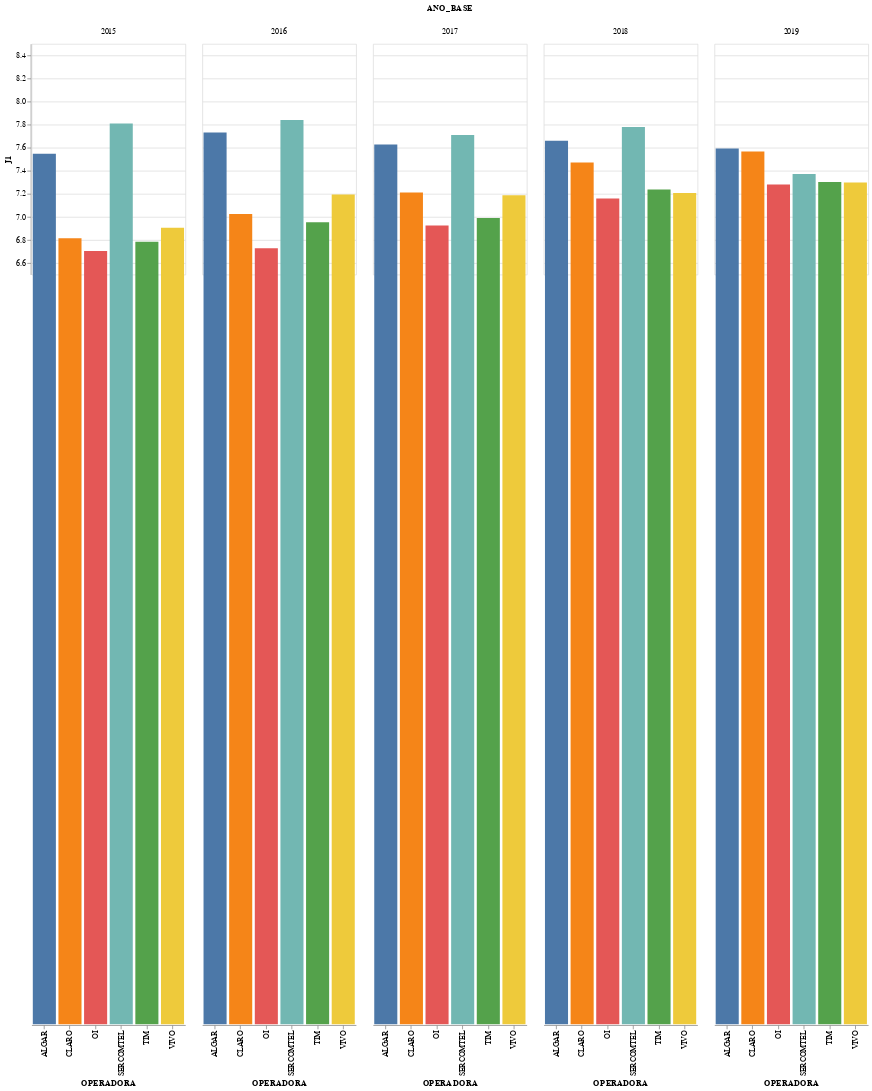

Source (notebook cell):
### Code cell
alt.Chart(df2).mark_bar().encode(
    column='ANO_BASE',
    x='OPERADORA',
    y = alt.Y('J1', scale=alt.Scale(domain=(6.5, 8.5))),
    color = alt.Color('OPERADORA', legend=None),
    tooltip = ['J1']
).properties(width= 200)

### Figure 1 — Vega-Lite specification as saved in the notebook (floating-point values rounded to 4 significant figures)
{"config": {"view": {"continuousWidth": 400, "continuousHeight": 300}}, "data": {"name": "data-09f49315cc7d3ab1b2d9379d031fc0a9"}, "mark": "bar", "encoding": {"color": {"type": "nominal", "field": "OPERADORA", "legend": null}, "column": {"type": "quantitative", "field": "ANO_BASE"}, "tooltip": [{"type": "quantitative", "field": "J1"}], "x": {"type": "nominal", "field": "OPERADORA"}, "y": {"type": "quantitative", "field": "J1", "scale": {"domain": [6.5, 8.5]}}}, "width": 200, "$schema": "https://vega.github.io/schema/vega-lite/v4.8.1.json", "datasets": {"data-09f49315cc7d3ab1b2d9379d031fc0a9": [{"ANO_BASE": 2015.0, "OPERADORA": "ALGAR", "Q3": 1.0, "Q4": 1.0, "Q5": 1.022, "Q6": 1.0, "Q7": 1.0, "Q8": 2865.0, "Q8a": 5.883, "Q9": 1.519, "J1": 7.548, "B1_1": 8.666, "B1_2": 8.607, "C1_1": 7.712, "C1_2": 7.347, "D1": 1.525, "D2_1": 6.151, "D2_2": 6.113, "D2_3": 6.339, "E1_1": 8.26, "E1_2": 7.908, "E1_3": 8.879, "A1_1": 1.0, "A1_2": 2.0, "A1_3": 3.0, "A1_4": 97.0, "A2_1": 7.427, "A2_2": 7.667, "A2_3": 8.189, "A3": 8.034, "A4": 7.811, "A5": 8.408, "F1": 1.847, "F3": 1.868, "F5": 1.74}, {"ANO_BASE": 2015.0, "OPERADORA": "CLARO", "Q3": 1.0, "Q4": 1.0, "Q5": 1.033, "Q6": 1.0, "Q7": 1.0, "Q8": 2666.0, "Q8a": 5.345, "Q9": 1.474, "J1": 6.815, "B1_1": 7.505, "B1_2": 7.269, "C1_1": 7.626, "C1_2": 7.195, "D1": 1.58, "D2_1": 5.753, "D2_2": 5.53, "D2_3": 5.551, "E1_1": 6.954, "E1_2": 6.464, "E1_3": 7.949, "A1_1": 1.0, "A1_2": 2.0, "A1_3": 3.0, "A1_4": 97.0, "A2_1": 5.755, "A2_2": 6.563, "A2_3": 7.316, "A3": 6.96, "A4": 7.538, "A5": 8.28, "F1": 1.671, "F3": 1.813, "F5": 1.691}, {"ANO_BASE": 2015.0, "OPERADORA": "OI", "Q3": 1.0, "Q4": 1.0, "Q5": 1.037, "Q6": 1.0, "Q7": 1.0, "Q8": 2137.0, "Q8a": 5.651, "Q9": 1.48, "J1": 6.703, "B1_1": 7.144, "B1_2": 6.939, "C1_1": 7.56, "C1_2": 7.065, "D1": 1.643, "D2_1": 5.773, "D2_2": 5.709, "D2_3": 5.487, "E1_1": 6.84, "E1_2": 6.416, "E1_3": 7.68, "A1_1": 1.0, "A1_2": 2.0, "A1_3": 3.0, "A1_4": 97.0, "A2_1": 5.152, "A2_2": 6.24, "A2_3": 6.9, "A3": 6.641, "A4": 7.661, "A5": 8.418, "F1": 1.736, "F3": 1.823, "F5": 1.727}, {"ANO_BASE": 2015.0, "OPERADORA": "SERCOMTEL", "Q3": 1.0, "Q4": 1.0, "Q5": 1.014, "Q6": 1.0, "Q7": 1.0, "Q8": 2935.0, "Q8a": 6.535, "Q9": 1.584, "J1": 7.809, "B1_1": 8.217, "B1_2": 8.098, "C1_1": 7.922, "C1_2": 7.702, "D1": 1.613, "D2_1": 6.358, "D2_2": 6.828, "D2_3": 6.754, "E1_1": 8.486, "E1_2": 8.54, "E1_3": 8.919, "A1_1": 1.0, "A1_2": 2.0, "A1_3": 3.0, "A1_4": 97.0, "A2_1": 7.469, "A2_2": 7.861, "A2_3": 8.249, "A3": 8.241, "A4": 7.301, "A5": 8.908, "F1": 1.876, "F3": 1.818, "F5": 1.716}, {"ANO_BASE": 2015.0, "OPERADORA": "TIM", "Q3": 1.0, "Q4": 1.0, "Q5": 1.03, "Q6": 1.0, "Q7": 1.0, "Q8": 2742.0, "Q8a": 5.48, "Q9": 1.485, "J1": 6.784, "B1_1": 7.574, "B1_2": 7.575, "C1_1": 7.276, "C1_2": 6.812, "D1": 1.536, "D2_1": 5.72, "D2_2": 5.6, "D2_3": 5.605, "E1_1": 7.23, "E1_2": 6.668, "E1_3": 7.833, "A1_1": 1.0, "A1_2": 2.0, "A1_3": 3.0, "A1_4": 97.0, "A2_1": 5.939, "A2_2": 6.848, "A2_3": 7.262, "A3": 6.91, "A4": 7.384, "A5": 8.314, "F1": 1.753, "F3": 1.837, "F5": 1.702}, {"ANO_BASE": 2015.0, "OPERADORA": "VIVO", "Q3": 1.0, "Q4": 1.0, "Q5": 1.031, "Q6": 1.0, "Q7": 1.0, "Q8": 2856.0, "Q8a": 5.329, "Q9": 1.496, "J1": 6.905, "B1_1": 7.459, "B1_2": 7.34, "C1_1": 8.001, "C1_2": 7.548, "D1": 1.516, "D2_1": 6.166, "D2_2": 6.136, "D2_3": 6.128, "E1_1": 7.034, "E1_2": 6.364, "E1_3": 7.919, "A1_1": 1.0, "A1_2": 2.0, "A1_3": 3.0, "A1_4": 97.0, "A2_1": 4.604, "A2_2": 6.276, "A2_3": 7.0, "A3": 6.758, "A4": 7.402, "A5": 8.223, "F1": 1.671, "F3": 1.824, "F5": 1.611}, {"ANO_BASE": 2016.0, "OPERADORA": "ALGAR", "Q3": 1.0, "Q4": 1.0, "Q5": 1.03, "Q6": 1.0, "Q7": 1.0, "Q8": 38.73, "Q8a": 5.675, "Q9": 1.557, "J1": 7.731, "B1_1": 8.254, "B1_2": 8.655, "C1_1": 8.099, "C1_2": 7.457, "D1": 1.42, "D2_1": 6.859, "D2_2": 6.878, "D2_3": 6.574, "E1_1": 8.473, "E1_2": 8.055, "E1_3": 8.556, "A1_1": 1.0, "A1_2": 2.0, "A1_3": 3.0, "A1_4": 97.0, "A2_1": 7.547, "A2_2": 8.884, "A2_3": 8.807, "A3": 8.453, "A4": 8.281, "A5": 8.92, "F1": 1.85, "F3": 1.88, "F5": 1.768}, {"ANO_BASE": 2016.0, "OPERADORA": "CLARO", "Q3": 1.0, "Q4": 1.0, "Q5": 1.03, "Q6": 1.0, "Q7": 1.0, "Q8": 587.7, "Q8a": 5.293, "Q9": 1.497, "J1": 7.026, "B1_1": 7.589, "B1_2": 7.527, "C1_1": 8.074, "C1_2": 7.552, "D1": 1.514, "D2_1": 6.579, "D2_2": 6.32, "D2_3": 6.286, "E1_1": 7.425, "E1_2": 6.632, "E1_3": 8.237, "A1_1": 1.0, "A1_2": 2.0, "A1_3": 3.0, "A1_4": 97.0, "A2_1": 6.043, "A2_2": 7.091, "A2_3": 7.5, "A3": 7.465, "A4": 8.27, "A5": 8.719, "F1": 1.68, "F3": 1.83, "F5": 1.699}, {"ANO_BASE": 2016.0, "OPERADORA": "OI", "Q3": 1.0, "Q4": 1.0, "Q5": 1.033, "Q6": 1.0, "Q7": 1.0, "Q8": 1753.0, "Q8a": 5.625, "Q9": 1.492, "J1": 6.729, "B1_1": 7.06, "B1_2": 7.127, "C1_1": 7.615, "C1_2": 6.951, "D1": 1.574, "D2_1": 6.024, "D2_2": 5.887, "D2_3": 5.89, "E1_1": 6.912, "E1_2": 6.183, "E1_3": 7.881, "A1_1": 1.0, "A1_2": 2.0, "A1_3": 3.0, "A1_4": 97.0, "A2_1": 5.171, "A2_2": 6.27, "A2_3": 6.997, "A3": 6.721, "A4": 8.862, "A5": 8.613, "F1": 1.737, "F3": 1.824, "F5": 1.771}, {"ANO_BASE": 2016.0, "OPERADORA": "SERCOMTEL", "Q3": 1.0, "Q4": 1.0, "Q5": 1.029, "Q6": 1.0, "Q7": 1.0, "Q8": 3236.0, "Q8a": 6.07, "Q9": 1.556, "J1": 7.84, "B1_1": 8.575, "B1_2": 8.572, "C1_1": 8.054, "C1_2": 7.703, "D1": 1.463, "D2_1": 6.649, "D2_2": 6.452, "D2_3": 6.845, "E1_1": 8.786, "E1_2": 9.313, "E1_3": 8.642, "A1_1": 1.0, "A1_2": 2.0, "A1_3": 3.0, "A1_4": 97.0, "A2_1": 8.133, "A2_2": 8.768, "A2_3": 8.678, "A3": 8.455, "A4": 7.932, "A5": 8.898, "F1": 1.863, "F3": 1.84, "F5": 1.673}, {"ANO_BASE": 2016.0, "OPERADORA": "TIM", "Q3": 1.0, "Q4": 1.0, "Q5": 1.028, "Q6": 1.0, "Q7": 1.0, "Q8": 2196.0, "Q8a": 5.512, "Q9": 1.496, "J1": 6.953, "B1_1": 7.593, "B1_2": 7.513, "C1_1": 7.642, "C1_2": 7.081, "D1": 1.457, "D2_1": 6.339, "D2_2": 6.294, "D2_3": 6.444, "E1_1": 7.26, "E1_2": 6.419, "E1_3": 8.051, "A1_1": 1.0, "A1_2": 2.0, "A1_3": 3.0, "A1_4": 97.0, "A2_1": 5.904, "A2_2": 7.073, "A2_3": 7.488, "A3": 7.095, "A4": 8.001, "A5": 8.655, "F1": 1.697, "F3": 1.835, "F5": 1.727}, {"ANO_BASE": 2016.0, "OPERADORA": "VIVO", "Q3": 1.0, "Q4": 1.0, "Q5": 1.023, "Q6": 1.0, "Q7": 1.0, "Q8": 1263.0, "Q8a": 5.31, "Q9": 1.511, "J1": 7.195, "B1_1": 7.462, "B1_2": 7.565, "C1_1": 8.277, "C1_2": 7.748, "D1": 1.426, "D2_1": 6.89, "D2_2": 6.811, "D2_3": 7.093, "E1_1": 7.304, "E1_2": 6.603, "E1_3": 8.215, "A1_1": 1.0, "A1_2": 2.0, "A1_3": 3.0, "A1_4": 97.0, "A2_1": 4.667, "A2_2": 6.428, "A2_3": 7.386, "A3": 6.926, "A4": 8.755, "A5": 8.822, "F1": 1.65, "F3": 1.82, "F5": 1.688}, {"ANO_BASE": 2017.0, "OPERADORA": "ALGAR", "Q3": 1.0, "Q4": 1.0, "Q5": 1.018, "Q6": 1.0, "Q7": 1.0, "Q8": 39.64, "Q8a": 5.825, "Q9": 1.547, "J1": 7.628, "B1_1": 8.251, "B1_2": 8.389, "C1_1": 8.324, "C1_2": 7.61, "D1": 1.368, "D2_1": 6.97, "D2_2": 6.936, "D2_3": 7.034, "E1_1": 8.064, "E1_2": 7.988, "E1_3": 8.482, "A1_1": 1.0, "A1_2": 2.0, "A1_3": 3.0, "A1_4": 97.0, "A2_1": 7.451, "A2_2": 8.472, "A2_3": 8.446, "A3": 8.291, "A4": 7.693, "A5": 8.864, "F1": 1.856, "F3": 1.886, "F5": 1.771}, {"ANO_BASE": 2017.0, "OPERADORA": "CLARO", "Q3": 1.0, "Q4": 1.0, "Q5": 1.028, "Q6": 1.0, "Q7": 1.0, "Q8": 1249.0, "Q8a": 5.118, "Q9": 1.502, "J1": 7.21, "B1_1": 7.733, "B1_2": 7.585, "C1_1": 8.187, "C1_2": 7.706, "D1": 1.411, "D2_1": 6.822, "D2_2": 6.652, "D2_3": 6.631, "E1_1": 7.336, "E1_2": 6.829, "E1_3": 8.197, "A1_1": 1.0, "A1_2": 2.0, "A1_3": 3.0, "A1_4": 97.0, "A2_1": 6.203, "A2_2": 7.173, "A2_3": 7.609, "A3": 7.563, "A4": 8.009, "A5": 8.344, "F1": 1.713, "F3": 1.863, "F5": 1.731}, {"ANO_BASE": 2017.0, "OPERADORA": "OI", "Q3": 1.0, "Q4": 1.0, "Q5": 1.022, "Q6": 1.0, "Q7": 1.0, "Q8": 1281.0, "Q8a": 5.69, "Q9": 1.517, "J1": 6.925, "B1_1": 7.293, "B1_2": 7.186, "C1_1": 7.781, "C1_2": 7.275, "D1": 1.456, "D2_1": 6.389, "D2_2": 6.302, "D2_3": 6.444, "E1_1": 7.055, "E1_2": 6.453, "E1_3": 7.851, "A1_1": 1.0, "A1_2": 2.0, "A1_3": 3.0, "A1_4": 97.0, "A2_1": 5.515, "A2_2": 6.645, "A2_3": 7.267, "A3": 6.895, "A4": 7.742, "A5": 8.121, "F1": 1.755, "F3": 1.846, "F5": 1.786}, {"ANO_BASE": 2017.0, "OPERADORA": "SERCOMTEL", "Q3": 1.0, "Q4": 1.0, "Q5": 1.016, "Q6": 1.0, "Q7": 1.0, "Q8": 44.35, "Q8a": 6.443, "Q9": 1.525, "J1": 7.709, "B1_1": 8.475, "B1_2": 8.272, "C1_1": 7.877, "C1_2": 7.794, "D1": 1.307, "D2_1": 6.594, "D2_2": 6.205, "D2_3": 6.082, "E1_1": 8.867, "E1_2": 8.816, "E1_3": 8.864, "A1_1": 1.0, "A1_2": 2.0, "A1_3": 3.0, "A1_4": 97.0, "A2_1": 7.512, "A2_2": 8.63, "A2_3": 8.275, "A3": 8.166, "A4": 7.911, "A5": 8.976, "F1": 1.845, "F3": 1.861, "F5": 1.74}, {"ANO_BASE": 2017.0, "OPERADORA": "TIM", "Q3": 1.0, "Q4": 1.0, "Q5": 1.022, "Q6": 1.0, "Q7": 1.0, "Q8": 1705.0, "Q8a": 5.372, "Q9": 1.519, "J1": 6.99, "B1_1": 7.523, "B1_2": 7.682, "C1_1": 7.722, "C1_2": 7.304, "D1": 1.368, "D2_1": 6.672, "D2_2": 6.494, "D2_3": 6.697, "E1_1": 7.171, "E1_2": 6.642, "E1_3": 8.081, "A1_1": 1.0, "A1_2": 2.0, "A1_3": 3.0, "A1_4": 97.0, "A2_1": 5.891, "A2_2": 6.879, "A2_3": 7.385, "A3": 7.242, "A4": 7.842, "A5": 8.49, "F1": 1.672, "F3": 1.844, "F5": 1.723}, {"ANO_BASE": 2017.0, "OPERADORA": "VIVO", "Q3": 1.0, "Q4": 1.0, "Q5": 1.022, "Q6": 1.0, "Q7": 1.0, "Q8": 962.1, "Q8a": 5.188, "Q9": 1.521, "J1": 7.187, "B1_1": 7.436, "B1_2": 7.4, "C1_1": 8.228, "C1_2": 7.655, "D1": 1.371, "D2_1": 6.961, "D2_2": 6.808, "D2_3": 6.823, "E1_1": 7.154, "E1_2": 6.531, "E1_3": 7.931, "A1_1": 1.0, "A1_2": 2.0, "A1_3": 3.0, "A1_4": 97.0, "A2_1": 4.379, "A2_2": 6.389, "A2_3": 7.346, "A3": 6.974, "A4": 8.427, "A5": 8.533, "F1": 1.654, "F3": 1.828, "F5": 1.681}, {"ANO_BASE": 2018.0, "OPERADORA": "ALGAR", "Q3": 1.0, "Q4": 1.0, "Q5": 1.045, "Q6": 1.0, "Q7": 1.0, "Q8": 1985.0, "Q8a": 5.757, "Q9": 1.518, "J1": 7.66, "B1_1": 8.932, "B1_2": 8.947, "C1_1": 8.356, "C1_2": 8.309, "D1": 1.34, "D2_1": 7.224, "D2_2": 7.094, "D2_3": 7.071, "E1_1": 7.911, "E1_2": 8.208, "E1_3": 8.504, "A1_1": 1.0, "A1_2": 2.0, "A1_3": 3.0, "A1_4": 97.0, "A2_1": 7.602, "A2_2": 8.43, "A2_3": 8.768, "A3": 8.283, "A4": 7.633, "A5": 8.231, "F1": 1.856, "F3": 1.889, "F5": 1.796}, {"ANO_BASE": 2018.0, "OPERADORA": "CLARO", "Q3": 1.0, "Q4": 1.0, "Q5": 1.032, "Q6": 1.0, "Q7": 1.0, "Q8": 3036.0, "Q8a": 5.328, "Q9": 1.481, "J1": 7.47, "B1_1": 8.518, "B1_2": 8.651, "C1_1": 8.387, "C1_2": 8.113, "D1": 1.359, "D2_1": 7.475, "D2_2": 7.394, "D2_3": 7.602, "E1_1": 8.205, "E1_2": 7.71, "E1_3": 8.869, "A1_1": 1.0, "A1_2": 2.0, "A1_3": 3.0, "A1_4": 97.0, "A2_1": 6.692, "A2_2": 7.852, "A2_3": 7.854, "A3": 7.881, "A4": 9.789, "A5": 9.835, "F1": 1.744, "F3": 1.859, "F5": 1.778}, {"ANO_BASE": 2018.0, "OPERADORA": "OI", "Q3": 1.0, "Q4": 1.0, "Q5": 1.031, "Q6": 1.0, "Q7": 1.0, "Q8": 4977.0, "Q8a": 5.778, "Q9": 1.508, "J1": 7.159, "B1_1": 7.994, "B1_2": 7.918, "C1_1": 8.107, "C1_2": 7.714, "D1": 1.372, "D2_1": 6.948, "D2_2": 6.666, "D2_3": 6.979, "E1_1": 7.907, "E1_2": 7.225, "E1_3": 8.547, "A1_1": 1.0, "A1_2": 2.0, "A1_3": 3.0, "A1_4": 97.0, "A2_1": 5.867, "A2_2": 7.311, "A2_3": 7.396, "A3": 7.168, "A4": 8.738, "A5": 8.814, "F1": 1.759, "F3": 1.867, "F5": 1.819}, {"ANO_BASE": 2018.0, "OPERADORA": "SERCOMTEL", "Q3": 1.0, "Q4": 1.0, "Q5": 1.018, "Q6": 1.0, "Q7": 1.0, "Q8": 42.08, "Q8a": 6.143, "Q9": 1.554, "J1": 7.78, "B1_1": 8.845, "B1_2": 8.661, "C1_1": 8.137, "C1_2": 8.036, "D1": 1.423, "D2_1": 6.856, "D2_2": 6.608, "D2_3": 6.392, "E1_1": 8.429, "E1_2": 8.845, "E1_3": 9.262, "A1_1": 1.0, "A1_2": 2.0, "A1_3": 3.0, "A1_4": 97.0, "A2_1": 8.74, "A2_2": 8.99, "A2_3": 8.615, "A3": 8.51, "A4": 8.262, "A5": 8.69, "F1": 1.887, "F3": 1.857, "F5": 1.794}, {"ANO_BASE": 2018.0, "OPERADORA": "TIM", "Q3": 1.0, "Q4": 1.0, "Q5": 1.032, "Q6": 1.0, "Q7": 1.0, "Q8": 4833.0, "Q8a": 5.37, "Q9": 1.513, "J1": 7.238, "B1_1": 8.359, "B1_2": 8.483, "C1_1": 7.913, "C1_2": 7.575, "D1": 1.337, "D2_1": 7.356, "D2_2": 7.313, "D2_3": 7.585, "E1_1": 7.913, "E1_2": 7.334, "E1_3": 8.322, "A1_1": 1.0, "A1_2": 2.0, "A1_3": 3.0, "A1_4": 97.0, "A2_1": 6.147, "A2_2": 7.418, "A2_3": 7.611, "A3": 7.329, "A4": 8.336, "A5": 9.053, "F1": 1.683, "F3": 1.846, "F5": 1.753}, {"ANO_BASE": 2018.0, "OPERADORA": "VIVO", "Q3": 1.0, "Q4": 1.0, "Q5": 1.038, "Q6": 1.0, "Q7": 1.0, "Q8": 5903.0, "Q8a": 5.3, "Q9": 1.491, "J1": 7.207, "B1_1": 8.178, "B1_2": 8.502, "C1_1": 8.327, "C1_2": 7.855, "D1": 1.354, "D2_1": 7.353, "D2_2": 7.334, "D2_3": 7.587, "E1_1": 7.93, "E1_2": 7.451, "E1_3": 8.684, "A1_1": 1.0, "A1_2": 2.0, "A1_3": 3.0, "A1_4": 97.0, "A2_1": 4.786, "A2_2": 7.068, "A2_3": 7.541, "A3": 7.112, "A4": 8.637, "A5": 8.948, "F1": 1.692, "F3": 1.833, "F5": 1.736}, {"ANO_BASE": 2019.0, "OPERADORA": "ALGAR", "Q3": 1.0, "Q4": 1.0, "Q5": 1.028, "Q6": 1.0, "Q7": 1.0, "Q8": 2074.0, "Q8a": 6.008, "Q9": 1.433, "J1": 7.593, "B1_1": 8.433, "B1_2": 7.789, "C1_1": 8.437, "C1_2": 7.998, "D1": 1.307, "D2_1": 6.941, "D2_2": 6.856, "D2_3": 6.795, "E1_1": 8.758, "E1_2": 8.138, "E1_3": 8.711, "A1_1": 1.0, "A1_2": 2.0, "A1_3": 3.0, "A1_4": 97.0, "A2_1": 7.457, "A2_2": 7.149, "A2_3": 8.115, "A3": 8.119, "A4": 8.97, "A5": 8.482, "F1": 1.862, "F3": 1.894, "F5": 1.777}, {"ANO_BASE": 2019.0, "OPERADORA": "CLARO", "Q3": 1.0, "Q4": 1.0, "Q5": 1.031, "Q6": 1.0, "Q7": 1.0, "Q8": 1606.0, "Q8a": 5.206, "Q9": 1.452, "J1": 7.567, "B1_1": 8.475, "B1_2": 8.069, "C1_1": 8.453, "C1_2": 8.095, "D1": 1.244, "D2_1": 7.55, "D2_2": 7.447, "D2_3": 7.81, "E1_1": 7.915, "E1_2": 7.528, "E1_3": 8.544, "A1_1": 1.0, "A1_2": 2.0, "A1_3": 3.0, "A1_4": 97.0, "A2_1": 6.784, "A2_2": 7.781, "A2_3": 7.838, "A3": 7.801, "A4": 8.52, "A5": 9.239, "F1": 1.761, "F3": 1.877, "F5": 1.789}, {"ANO_BASE": 2019.0, "OPERADORA": "OI", "Q3": 1.0, "Q4": 1.0, "Q5": 1.031, "Q6": 1.0, "Q7": 1.0, "Q8": 3191.0, "Q8a": 5.811, "Q9": 1.469, "J1": 7.281, "B1_1": 8.082, "B1_2": 7.916, "C1_1": 8.065, "C1_2": 7.725, "D1": 1.323, "D2_1": 6.946, "D2_2": 6.834, "D2_3": 7.172, "E1_1": 7.851, "E1_2": 7.492, "E1_3": 8.398, "A1_1": 1.0, "A1_2": 2.0, "A1_3": 3.0, "A1_4": 97.0, "A2_1": 6.025, "A2_2": 7.26, "A2_3": 7.694, "A3": 7.429, "A4": 8.044, "A5": 8.536, "F1": 1.803, "F3": 1.885, "F5": 1.838}, {"ANO_BASE": 2019.0, "OPERADORA": "SERCOMTEL", "Q3": 1.0, "Q4": 1.0, "Q5": 1.018, "Q6": 1.0, "Q7": 1.0, "Q8": 8894.0, "Q8a": 6.531, "Q9": 1.504, "J1": 7.372, "B1_1": 8.699, "B1_2": 7.558, "C1_1": 7.912, "C1_2": 7.619, "D1": 1.363, "D2_1": 5.889, "D2_2": 7.319, "D2_3": 5.694, "E1_1": 7.991, "E1_2": 9.77, "E1_3": 8.265, "A1_1": 1.0, "A1_2": 2.0, "A1_3": 3.0, "A1_4": 97.0, "A2_1": 7.686, "A2_2": 7.765, "A2_3": 8.137, "A3": 8.196, "A4": 8.16, "A5": 8.788, "F1": 1.903, "F3": 1.903, "F5": 1.764}, {"ANO_BASE": 2019.0, "OPERADORA": "TIM", "Q3": 1.0, "Q4": 1.0, "Q5": 1.032, "Q6": 1.0, "Q7": 1.0, "Q8": 1790.0, "Q8a": 5.392, "Q9": 1.494, "J1": 7.302, "B1_1": 8.118, "B1_2": 8.015, "C1_1": 7.964, "C1_2": 7.716, "D1": 1.285, "D2_1": 7.351, "D2_2": 7.213, "D2_3": 7.556, "E1_1": 7.886, "E1_2": 7.225, "E1_3": 8.221, "A1_1": 1.0, "A1_2": 2.0, "A1_3": 3.0, "A1_4": 97.0, "A2_1": 6.146, "A2_2": 7.221, "A2_3": 7.519, "A3": 7.308, "A4": 8.219, "A5": 8.093, "F1": 1.73, "F3": 1.869, "F5": 1.784}, {"ANO_BASE": 2019.0, "OPERADORA": "VIVO", "Q3": 1.0, "Q4": 1.0, "Q5": 1.028, "Q6": 1.0, "Q7": 1.0, "Q8": 1469.0, "Q8a": 5.282, "Q9": 1.471, "J1": 7.298, "B1_1": 7.983, "B1_2": 7.916, "C1_1": 8.216, "C1_2": 8.0, "D1": 1.303, "D2_1": 7.314, "D2_2": 7.29, "D2_3": 7.568, "E1_1": 7.61, "E1_2": 7.166, "E1_3": 8.163, "A1_1": 1.0, "A1_2": 2.0, "A1_3": 3.0, "A1_4": 97.0, "A2_1": 4.654, "A2_2": 6.624, "A2_3": 7.543, "A3": 6.966, "A4": 8.313, "A5": 8.947, "F1": 1.727, "F3": 1.85, "F5": 1.758}]}}
